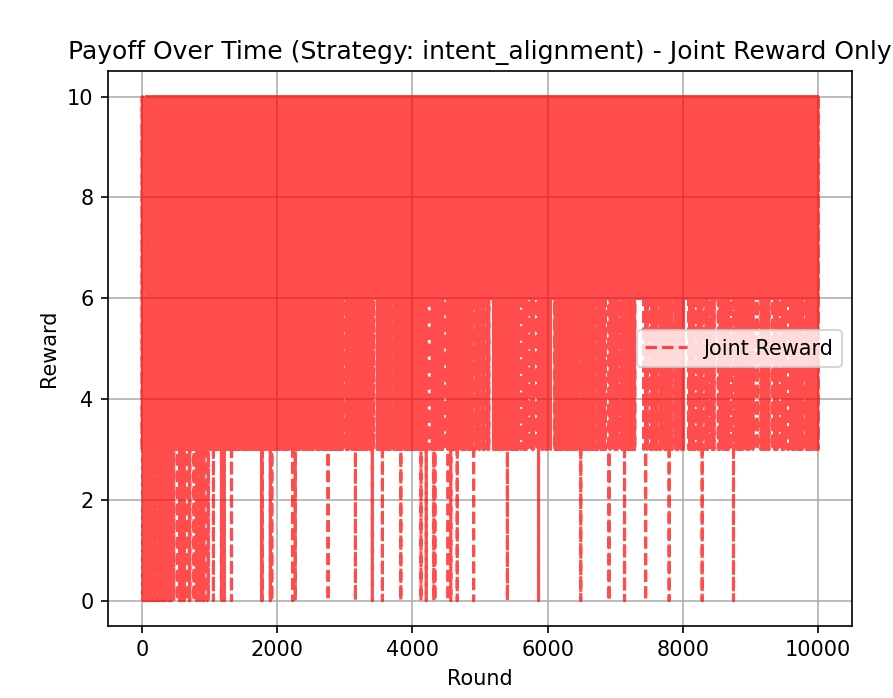

This chart was generated by the following Python code:
import torch
import torch.nn as nn
import torch.optim as optim
import torchvision
from torchvision import transforms
from torch.utils.data import DataLoader
import matplotlib.pyplot as plt
import argparse
import random
import torch.distributions
import os
from datetime import datetime
import json 

# =======================
# AIMDictionary (Modified to log game data unrelated to AIM)
# =======================
class AIMDictionary:
    def __init__(self, filename="game_log.json"):
        self.log_data = []
        self.filename = filename
        if os.path.exists(self.filename):
            try:
                with open(self.filename, 'r') as f:
                    self.log_data = json.load(f)
            except json.JSONDecodeError:
                print(f"Warning: Could not decode existing {self.filename}. Starting with empty log.")
                self.log_data = []

    def add_entry(self, round_num, label, action_A, action_B, reward_A, reward_B, joint_reward, context=""):
        entry = {
            "round": round_num,
            "label": label,
            "agent_A_action": action_A,
            "agent_B_action": action_B,
            "reward_A": reward_A,
            "reward_B": reward_B,
            "joint_reward": joint_reward,
            "context": context,
            "timestamp": datetime.now().isoformat()
        }
        self.log_data.append(entry)

    def save(self):
        with open(self.filename, 'w') as f:
            json.dump(self.log_data, f, indent=4)
        print(f"Game log saved to {self.filename}")

# =======================
# VQ-VAE
# =======================
class Encoder(nn.Module):
    def __init__(self, D):
        super().__init__()
        self.enc = nn.Sequential(
            nn.Flatten(),
            nn.Linear(28*28, 512),
            nn.ReLU(),
            nn.Linear(512, D)
        )

    def forward(self, x):
        return self.enc(x)

class Decoder(nn.Module):
    def __init__(self, D):
        super().__init__()
        self.dec = nn.Sequential(
            nn.Linear(D, 512),
            nn.ReLU(),
            nn.Linear(512, 28*28),
            nn.Sigmoid()
        )

    def forward(self, z_q):
        return self.dec(z_q).view(-1, 1, 28, 28)

class VectorQuantizer(nn.Module):
    def __init__(self, K, D):
        super().__init__()
        self.K = K
        self.D = D
        self.codebook = nn.Embedding(K, D)
        self.codebook.weight.data.uniform_(-1/K, 1/K)

    def forward(self, z_e):
        dist = torch.cdist(z_e, self.codebook.weight)
        encoding_inds = torch.argmin(dist, dim=1)
        z_q = self.codebook(encoding_inds)
        return z_q, encoding_inds

class VQVAE(nn.Module):
    def __init__(self, K=16, D=64):
        super().__init__()
        self.encoder = Encoder(D)
        self.quantizer = VectorQuantizer(K, D)
        self.decoder = Decoder(D)

    def forward(self, x):
        z_e = self.encoder(x)
        z_q, encoding_inds = self.quantizer(z_e)
        x_hat = self.decoder(z_q)
        return x_hat, z_e, z_q, encoding_inds

# =======================
# Agents (Modified to directly output C/D actions and integrate VQ-VAE context)
# =======================
class AgentA(nn.Module):
    def __init__(self, vqvae): 
        super().__init__()
        self.vqvae = vqvae
        self.label_embed = nn.Embedding(10, 8)
        # Action embedding: 0 for C, 1 for D (Cooperate/Defect)
        self.action_embed = nn.Embedding(2, 8) 

        # Policy network input: z_e (image encoding) + label_feat (label embedding)
        policy_input_dim = vqvae.encoder.enc[-1].out_features + self.label_embed.embedding_dim

        # Actor (Policy Network): Outputs logits for C/D (2 classes)
        self.policy_net = nn.Sequential(
            nn.Linear(policy_input_dim, 128),
            nn.ReLU(),
            nn.Linear(128, 2) # 2 logits: C or D
        )
        
        # Critic (Value Network): Takes AgentA's context and AgentB's action
        # Critic input: z_e + label_feat + opponent_action_embed
        critic_input_dim = policy_input_dim + self.action_embed.embedding_dim
        self.value_net = nn.Sequential(
            nn.Linear(critic_input_dim, 256), 
            nn.ReLU(),
            nn.Linear(256, 1) # Outputs the value of joint reward
        )
        
        # Intent Predictor A: Predicts AgentA's own action based on its context
        # Input: z_e + label embedding
        # Output: 2 logits (Cooperate or Defect)
        self.intent_predictor_A = nn.Sequential(
            nn.Linear(policy_input_dim, 64),
            nn.ReLU(),
            nn.Linear(64, 2) # 2 classes: C or D
        )

    # Forward function: Provides different outputs based on mode
    # x: original image, label: image label, opponent_action: opponent's actual action (0 for C, 1 for D)
    def forward(self, x, label, opponent_action=None, mode='policy'):
        z_e = self.vqvae.encoder(x)
        label_feat = self.label_embed(label)
        combined_base_input = torch.cat([z_e, label_feat], dim=1) # Base input for policy and intent prediction

        if mode == 'policy': # Outputs action logits and state value
            action_logits = self.policy_net(combined_base_input)
            
            # Critic input requires the opponent's actual action. When AgentA is called in policy mode for the first time,
            # B_sampled_action is not yet generated, so we need a default value or handle it in multi_agent_game.
            # In multi_agent_game, we recompute AgentA's value after B_sampled_action is generated.
            # Thus, opponent_action should not be None when computing A_value.
            if opponent_action is None:
                # Default to C for logical completeness, though this should not occur in practice
                dummy_action = torch.tensor([0]).to(label.device)
                embedded_opponent_action = self.action_embed(dummy_action)
            else:
                embedded_opponent_action = self.action_embed(opponent_action)
            
            combined_critic_input = torch.cat([combined_base_input, embedded_opponent_action], dim=1)
            value = self.value_net(combined_critic_input)
            
            return action_logits, value.squeeze(-1)
            
        elif mode == 'predict_own_intent': # Predicts own intent
            # Input is combined_base_input (z_e + label_feat)
            return self.intent_predictor_A(combined_base_input) # Returns logits
        
        else:
            raise NotImplementedError(f"Mode '{mode}' not implemented for AgentA.")

class AgentB(nn.Module):
    def __init__(self, vqvae): 
        super().__init__()
        self.vqvae = vqvae
        self.label_embed = nn.Embedding(10, 8)
        self.action_embed = nn.Embedding(2, 8) # 0 for C, 1 for D

        # Policy network input: z_e (image encoding) + label_feat (label embedding) + received_opponent_action_embed (opponent's action embedding)
        policy_input_dim = (self.vqvae.encoder.enc[-1].out_features + 
                            self.label_embed.embedding_dim + 
                            self.action_embed.embedding_dim) 

        # Actor (Policy Network): Outputs logits for C/D (2 classes)
        self.policy_net = nn.Sequential(
            nn.Linear(policy_input_dim, 128),
            nn.ReLU(),
            nn.Linear(128, 2) # 2 logits: C or D
        )

        # Intent Decoder B: Decodes opponent's intent based on context and opponent's action
        # Input: z_e + label embedding + opponent's action embedding
        self.intent_decoder_B = nn.Sequential(
            nn.Linear(policy_input_dim, 64), 
            nn.ReLU(),
            nn.Linear(64, 2) # 2 classes: C or D
        )
    
    # Forward function: Takes original image x, label, and opponent's action
    def forward(self, x, label, opponent_action, mode='policy'): 
        z_e = self.vqvae.encoder(x)
        label_feat = self.label_embed(label)
        embedded_opponent_action = self.action_embed(opponent_action)

        # Concatenate all inputs: image encoding z_e, label, opponent's action embedding
        combined_input_for_nets = torch.cat([z_e, label_feat, embedded_opponent_action], dim=1) 

        if mode == 'policy': # AgentB outputs action logits
            action_logits = self.policy_net(combined_input_for_nets) 
            return action_logits
            
        elif mode == 'decode_opponent_intent': # Decodes opponent's intent
            return self.intent_decoder_B(combined_input_for_nets) # Returns logits
        
        else:
            raise NotImplementedError(f"Mode '{mode}' not implemented for AgentB.")

# =======================
# Game Logic & RL Components
# =======================

# Contextual reward function
def payoff(action_A, action_B, image_label, current_round):
    rA, rB = 0, 0

    # A. Base rewards
    if action_A == 'C' and action_B == 'C': 
        rA, rB = 3, 3 
    elif action_A == 'C' and action_B == 'D': 
        rA, rB = -1, 5 
    elif action_A == 'D' and action_B == 'C': 
        rA, rB = 5, -1
    elif action_A == 'D' and action_B == 'D': 
        rA, rB = 0, 0 

    # B. Contextual rewards
    if image_label % 2 == 0:  # Even labels: Additional incentive for cooperation
        if action_A == 'C' and action_B == 'C':
            rA += 2 # From (3,3) to (5,5)
            rB += 2
        elif (action_A == 'C' and action_B == 'D'):
            rA -= 1 # Penalty for cooperating
        elif (action_A == 'D' and action_B == 'C'):
            rB -= 1 # Penalty for cooperating
    else:  # Odd labels: Slight penalty for unilateral cooperation, but C,C remains optimal
        # Reward calculation is the same as for even labels, but C,C has no additional reward
        # Thus, C,C remains (3,3)
        if (action_A == 'C' and action_B == 'D'):
            rA -= 1 # Penalty for cooperating
        elif (action_A == 'D' and action_B == 'C'):
            rB -= 1 # Penalty for cooperating

    return rA, rB

def train_vqvae(epochs, K_val, D_val):
    transform = transforms.ToTensor()
    train_data = torchvision.datasets.MNIST(root='./data', train=True, download=True, transform=transform)
    loader = DataLoader(train_data, batch_size=64, shuffle=True)

    vqvae = VQVAE(K=K_val, D=D_val)
    optimizer = optim.Adam(vqvae.parameters(), lr=1e-3)
    loss_fn = nn.MSELoss()

    print("\n--- Training VQ-VAE ---")
    for epoch in range(epochs):
        epoch_loss = 0
        for i, (x, _) in enumerate(loader):
            x_hat, z_e, z_q, _ = vqvae(x)
            
            recon_loss = loss_fn(x_hat, x)
            commit_loss = ((z_e - z_q.detach()) ** 2).mean()
            codebook_loss = ((z_q - z_e.detach()) ** 2).mean()

            loss = recon_loss + 0.25 * commit_loss + 1.0 * codebook_loss
            
            optimizer.zero_grad()
            loss.backward()
            optimizer.step()
            epoch_loss += loss.item()
            
        print(f'VQ-VAE Epoch {epoch+1}/{epochs}, Avg Loss: {epoch_loss / len(loader):.4f}')
    return vqvae

def multi_agent_game(vqvae, aim_dict, rounds=5, 
                     reflection_strategy='intent_alignment', reflection_coeff=0.1, gamma_rl=0.99, entropy_coeff=0.01): 
 
    # Freeze VQ-VAE parameters
    for param in vqvae.parameters():
        param.requires_grad = False # Prevent gradient computation during agent training

    agentA = AgentA(vqvae) 
    agentB = AgentB(vqvae) 

    optimizer_A = optim.Adam(list(agentA.parameters()), lr=1e-4) 
    optimizer_B = optim.Adam(list(agentB.parameters()), lr=1e-4)

    scheduler_A = torch.optim.lr_scheduler.ExponentialLR(optimizer_A, gamma=0.9995) 
    scheduler_B = torch.optim.lr_scheduler.ExponentialLR(optimizer_B, gamma=0.9995) 

    transform = transforms.ToTensor()
    test_data = torchvision.datasets.MNIST(root='./data', train=False, download=True, transform=transform)
    A_rewards_history, B_rewards_history, Joint_rewards_history = [], [], [] 

    all_labels = torch.arange(10).repeat(rounds // 10 + 1)[:rounds].tolist()
    random.shuffle(all_labels)
    label_to_indices = {i: [] for i in range(10)}
    for idx, (_, label) in enumerate(test_data):
        label_to_indices[label].append(idx)

    value_loss_fn = nn.MSELoss() 
    intent_loss_fn = nn.CrossEntropyLoss() 

    initial_entropy_coeff = entropy_coeff
    entropy_decay_rate = 0.9999 

    print(f"\n--- Starting Multi-Agent Contextual Prisoner's Dilemma Game (Strategy: {reflection_strategy}) ---")
    for i in range(rounds):
        current_label = all_labels[i] 
        matching_indices = label_to_indices[current_label]
        if not matching_indices:
            # Fallback if no images found for a label (shouldn't happen with MNIST fully downloaded)
            idx = random.randint(0, len(test_data)-1)
            x, _ = test_data[idx] 
        else:
            idx = random.choice(matching_indices)
            x, _ = test_data[idx]

        x = x.unsqueeze(0) 
        current_label_tensor = torch.tensor([current_label]) 

        # 1. Agent action generation (Actor part)
        # AgentA policy output. Here, we use a dummy opponent_action=0 to obtain action_logits.
        # The actual A_value computation occurs after B_sampled_action is generated.
        A_action_logits_policy, _ = agentA(x, current_label_tensor, mode='policy', opponent_action=torch.tensor([0])) 
        A_dist = torch.distributions.Categorical(logits=A_action_logits_policy) 
        A_sampled_action = A_dist.sample() # 0 (C) or 1 (D)
        A_log_probs = A_dist.log_prob(A_sampled_action) 
        A_entropy = A_dist.entropy() 

        # AgentB policy output, receiving AgentA's action
        B_action_logits_policy = agentB(x, current_label_tensor, A_sampled_action, mode='policy') 
        B_dist = torch.distributions.Categorical(logits=B_action_logits_policy)
        B_sampled_action = B_dist.sample() # 0 (C) or 1 (D)
        B_log_probs = B_dist.log_prob(B_sampled_action)
        B_entropy = B_dist.entropy()

        # Convert numerical actions to C/D strings
        A_action_human_interp = 'C' if A_sampled_action.item() == 0 else 'D'
        B_action_human_interp = 'C' if B_sampled_action.item() == 0 else 'D'

        # 2. Compute rewards
        A_reward_indiv, B_reward_indiv = payoff(
            A_action_human_interp, B_action_human_interp, current_label, i + 1 
        )
        joint_reward = A_reward_indiv + B_reward_indiv 
        
        # 3. Compute centralized Critic's value (in AgentA)
        # Recompute AgentA's forward in 'policy' mode with the actual B_sampled_action
        _, A_value = agentA(x, current_label_tensor, mode='policy', opponent_action=B_sampled_action)

        # 4. Compute core A2C loss
        # Agent A loss (Actor-Critic)
        A_advantage = torch.tensor([joint_reward], dtype=torch.float32) - A_value.cpu().detach() 
        loss_A_policy = - (A_log_probs * A_advantage.to(A_value.device)) 
        loss_A_value = value_loss_fn(A_value, torch.tensor([joint_reward], dtype=torch.float32).to(A_value.device)) 
        
        current_entropy_coeff = initial_entropy_coeff * (entropy_decay_rate ** i)
        loss_A = loss_A_policy + 0.5 * loss_A_value - current_entropy_coeff * A_entropy

        # Agent B loss (policy loss based on shared Critic's Advantage)
        B_advantage = torch.tensor([joint_reward], dtype=torch.float32) - A_value.cpu().detach() 
        loss_B_policy = - (B_log_probs * B_advantage.to(A_value.device))
        
        loss_B = loss_B_policy - current_entropy_coeff * B_entropy

        # 5. Intent alignment loss
        if reflection_strategy == 'intent_alignment':
            target_A_action_idx = A_sampled_action # 0 or 1
            
            # Agent A predicts its own intent (input is context, output is its own action prediction)
            predicted_A_intent_logits = agentA(x, current_label_tensor, mode='predict_own_intent')
            loss_A_own_intent = intent_loss_fn(predicted_A_intent_logits, target_A_action_idx)
            loss_A += reflection_coeff * loss_A_own_intent 

            # Agent B decodes opponent's intent (input is context and opponent's action, output is opponent's action prediction)
            predicted_B_decoded_intent_logits = agentB(x, current_label_tensor, A_sampled_action, mode='decode_opponent_intent')
            loss_B_decode_intent = intent_loss_fn(predicted_B_decoded_intent_logits, target_A_action_idx) # B predicts A's action
            loss_B += reflection_coeff * loss_B_decode_intent 
        
        # Clear gradients and perform backpropagation and optimization
        optimizer_A.zero_grad()
        loss_A.backward()
        optimizer_A.step()

        optimizer_B.zero_grad()
        loss_B.backward()
        optimizer_B.step()

        scheduler_A.step()
        scheduler_B.step()

        # Record rewards
        A_rewards_history.append(A_reward_indiv)
        B_rewards_history.append(B_reward_indiv)
        Joint_rewards_history.append(joint_reward) 
        
        # Log game data to AIMDictionary
        aim_dict.add_entry(i+1, current_label, A_action_human_interp, B_action_human_interp, 
                           A_reward_indiv, B_reward_indiv, joint_reward, f"Round {i+1} Context")

        print(f'Round {i+1}/{rounds}: '
              f'Label={current_label} | '
              f'Agent A Action={A_action_human_interp} | '
              f'Agent B Action={B_action_human_interp} | '
              f'Reward A={A_reward_indiv:.2f}, B={B_reward_indiv:.2f} | '
              f'Joint Reward={joint_reward:.2f} | '
              f'Avg A={sum(A_rewards_history) / len(A_rewards_history):.2f}, '
              f'Avg B={sum(B_rewards_history) / len(B_rewards_history):.2f}, '
              f'Avg Joint={sum(Joint_rewards_history) / len(Joint_rewards_history):.2f}')

    return A_rewards_history, B_rewards_history, Joint_rewards_history

def visualize(A_rewards, B_rewards, Joint_rewards, strategy_name): 
    # Plot only joint rewards
    plt.plot(Joint_rewards, label='Joint Reward', alpha=0.7, linestyle='--', color='red') 
    plt.title(f'Payoff Over Time (Strategy: {strategy_name}) - Joint Reward Only')
 
    plt.xlabel('Round')
    plt.ylabel('Reward')
    plt.legend()
    plt.grid(True)
    plt.show()

# =======================
# Main with CLI
# =======================
if __name__ == '__main__':
    parser = argparse.ArgumentParser(description="Multi-Agent Contextual Prisoner's Dilemma Game with Intent Alignment")
    parser.add_argument('--epochs', type=int, default=5, help='Number of training epochs for VQ-VAE') 
    parser.add_argument('--rounds', type=int, default=10000, help='Number of multi-agent game rounds (more for RL)') 
    parser.add_argument('--K', type=int, default=32, help='Size of the VQ-VAE codebook') 
    parser.add_argument('--D', type=int, default=64, help='Dimension of the VQ-VAE code vectors')
    parser.add_argument('--reflection_strategy', type=str, default='intent_alignment', 
                        choices=['none', 'intent_alignment'], 
                        help='Reflection strategy to use: none or intent_alignment (default)')
    parser.add_argument('--reflection_coeff', type=float, default=0.05, 
                        help='Coefficient for the reflection loss term')
    parser.add_argument('--gamma_rl', type=float, default=0.99, help='Discount factor for RL rewards (gamma_rl in A2C)')
    parser.add_argument('--entropy_coeff', type=float, default=0.01, help='Initial coefficient for entropy regularization') 
    args = parser.parse_args()

    aim_dict = AIMDictionary()
    vqvae = train_vqvae(args.epochs, args.K, args.D)

    A_rewards, B_rewards, Joint_rewards = multi_agent_game(vqvae, aim_dict, rounds=args.rounds,
                                            reflection_strategy=args.reflection_strategy,
                                            reflection_coeff=args.reflection_coeff,
                                            gamma_rl=args.gamma_rl, 
                                            entropy_coeff=args.entropy_coeff)
    
    aim_dict.save() 
    visualize(A_rewards, B_rewards, Joint_rewards, args.reflection_strategy)
